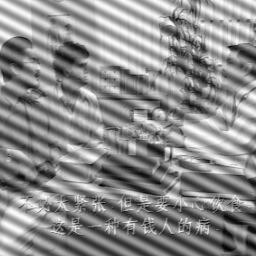
%> input picture Lab 1/images/pckint.jpg, 256 x 256 px
$ octave suppressing_noise_interference_patterns.m   (GNU Octave 9; MATLAB toolbox functions it lacks are replaced by stand-ins)
%> lines starting %> are read from the running program, lines starting %| are printed output that depends on the picture
close all;
%% read image
P = imread('images/pckint.jpg');
%> P is the input picture: size 256x256 uint8; min 0, max 255, mean 139.3
imshow(P);

F = fft2(P);
%imagesc(abs(fftshift(F)));

% compute power spectrum S
S = real(F);
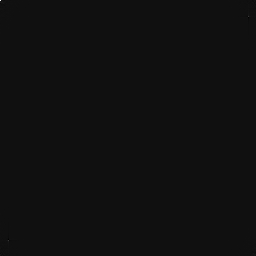
%> S: size 256x256 double; min -632862.7, max 9128471, mean 242; drawn with min black and max white
figure
imagesc(fftshift(real(S.^0.1)));
colormap('default');
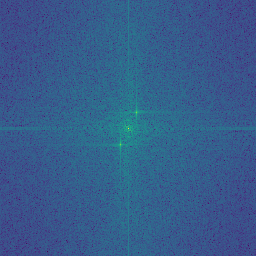
%> displayed picture: size 256x256x3, on the screen's scale of 0 to 255; mean R, G, B 53.9, 92.4, 139.7

figure
imagesc(real(S.^0.1));
colormap('default');
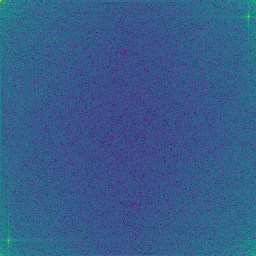
%> displayed picture: size 256x256x3, on the screen's scale of 0 to 255; mean R, G, B 53.9, 92.4, 139.7; mean of the top-left, top-right, bottom-left and bottom-right quarters 95.4, 95.2, 95.3, 95.3

% d.
F_new = F;
%> (the run ends here)

$ run again, with Lab 1/images/ntugn.jpg copied over Lab 1/images/pckint.jpg
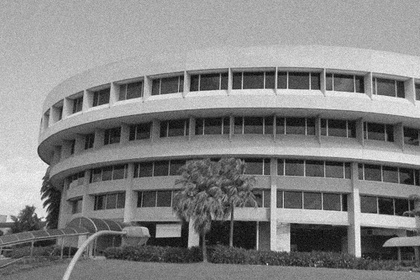
%> input picture Lab 1/images/ntugn.jpg, 420 x 280 px, shrunk from 500 x 333 before the run
%> P is the input picture: size 280x420 uint8; min 4, max 249, mean 131.8
%> `colormap('default');`:
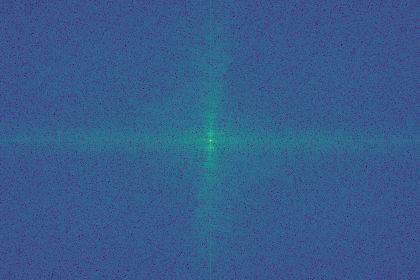
%> displayed picture: size 280x420x3, on the screen's scale of 0 to 255; mean R, G, B 54.1, 91.8, 139.8
%> `colormap('default');`:
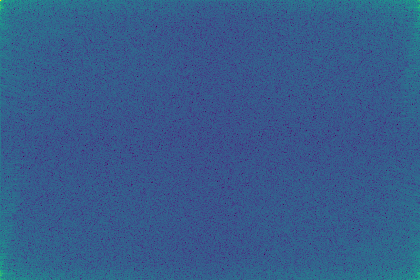
%> displayed picture: size 280x420x3, on the screen's scale of 0 to 255; mean R, G, B 54.1, 91.8, 139.8; mean of the top-left, top-right, bottom-left and bottom-right quarters 95.4, 95.1, 95.1, 95.3
